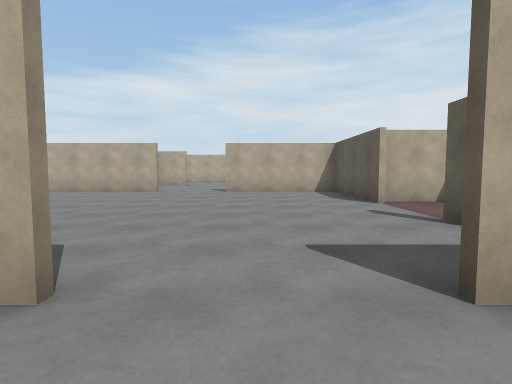
[1] (above)

17 first-person views from a walk through a 3-D level made in the Unity game engine. The camera is 1.3 m above the floor, tilts 4° down and sees 80° across. The floor is counted in squares, 2 m on a side. Each view is taken from the middle of a square. On the plan, view 1 faces up. The plan holds only what a view shows up to about 10 squares ahead; the rest is blank. The place goes on beyond the plan. The player character is not drawn.

[2]
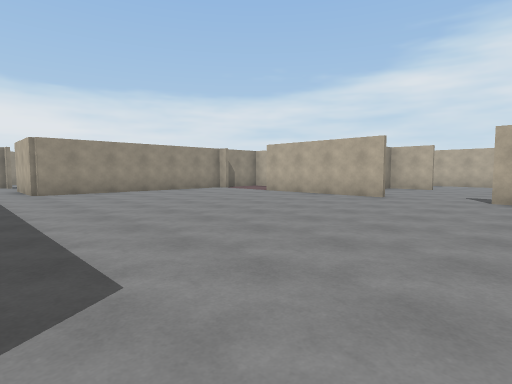

[3]
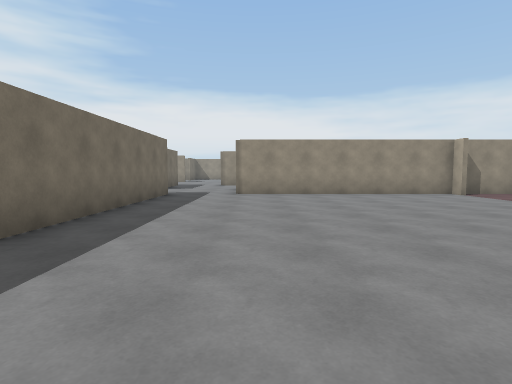

[4]
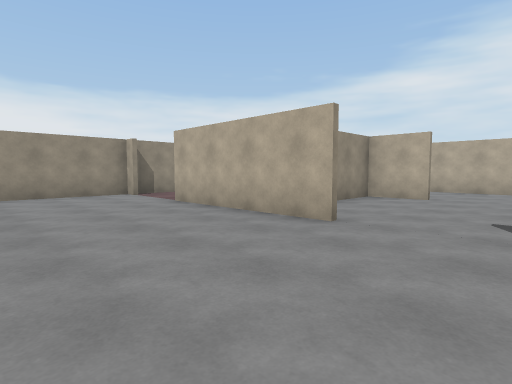

[5]
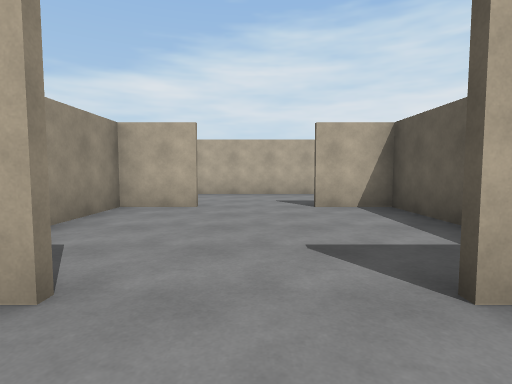

[6]
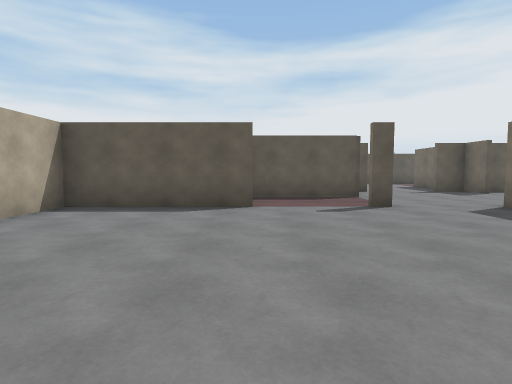

[7]
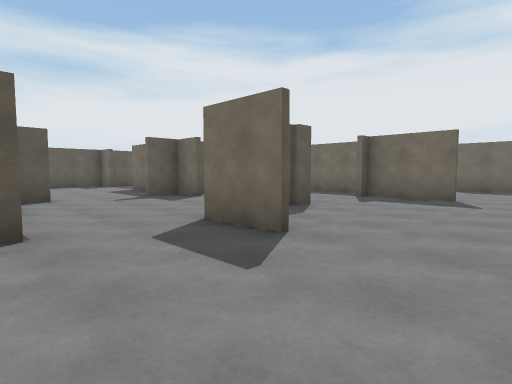

[8]
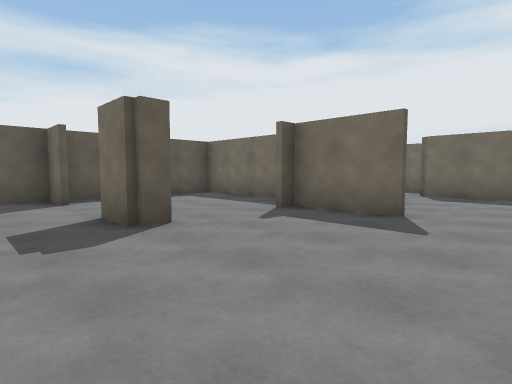

[9]
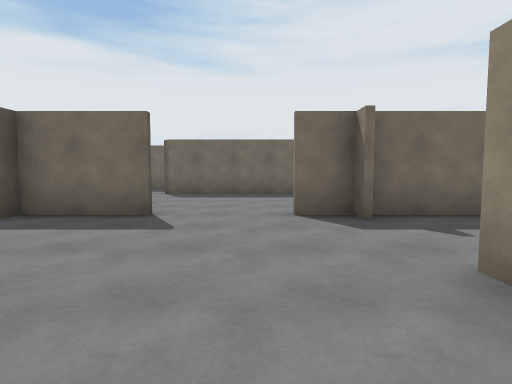

[10]
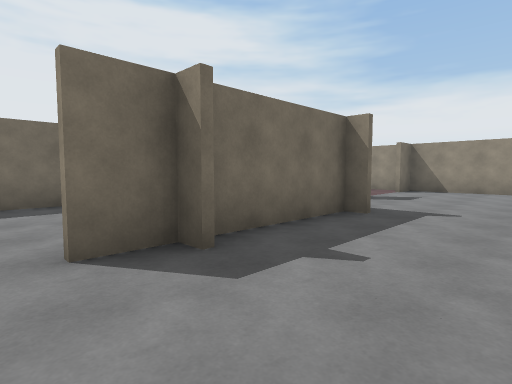

[11]
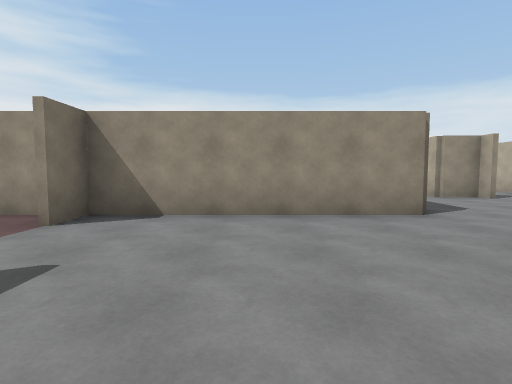

[12]
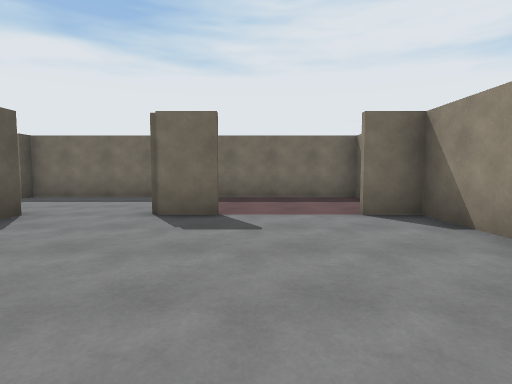

[13]
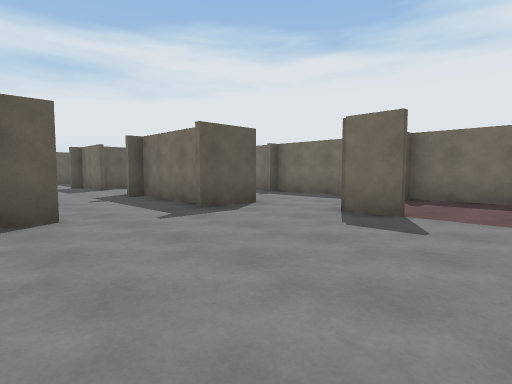

[14]
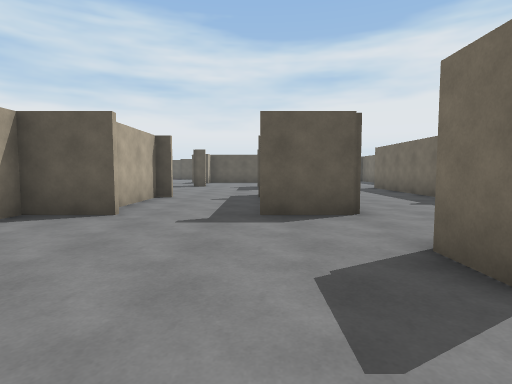

[15]
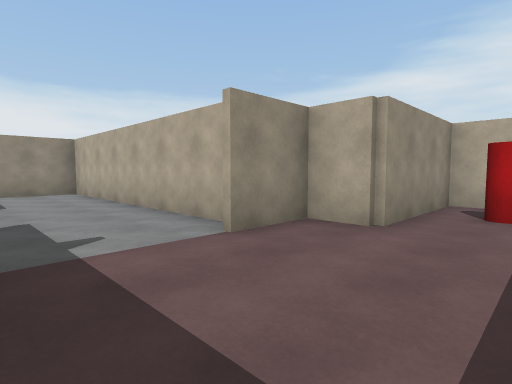

[16]
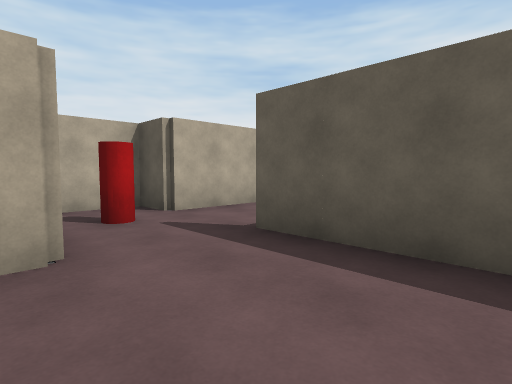

[17]
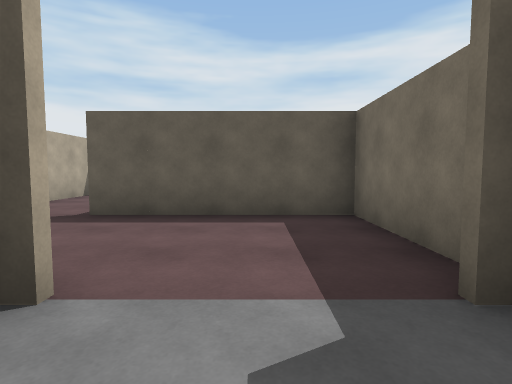

### Floor plan
Points are (right, up) in squares from view 1. A wall is a line through its corners. A room is listed if a view was taken in it or the views show most of it. See-through windows are left out.
Room 1 (views 1, 2, 3, 4, 5, 6, 7, 8, 9, 10, 15, 16, 17)
walls: (-3, 9.4) (-7, 9.4); (2.4, 6) (2.4, 9.4) (-1, 9.4); (0.4, 11.5) (0.4, 13.4) (-1, 13.4); (2.4, 3.5) (2.4, 4); (4, 6.4) (2.6, 6.4); (1, 1.6) (2.5, 1.6); (4.4, 3.4) (4.4, 6.1); (-3, 13.4) (-4.4, 13.4) (-4.4, 11.5); (1, 13.6) (3.4, 13.6) (3.4, 17.5); (-9, 9.4) (-9.4, 9.4) (-9.4, 3.4); (6.4, 2.5) (6.4, 3.1); (-9.4, 11.1) (-9.4, 9.6); (0, 16.4) (-6.4, 16.4) (-6.4, 14.8); (5.5, -0.4) (6.4, -0.4) (6.4, 0.5); (-9.5, 1.6) (-3.9, 1.6); (-2.4, -3) (-2.4, -3.5); (-2.5, -3.4) (-1.5, -3.4); (0.5, -3.4) (2.4, -3.4); (3.2, -4.4) (6.4, -4.4) (6.4, -0.8); (7.1, 19.4) (3.4, 19.4) (3.4, 20.4) (1.6, 20.4) (1.6, 17.4) (0.6, 17.4) (0.6, 16)
ways out: opening at (-2, -1.5) to room 2; opening at (-0.5, -3) to room 2; opening at (-9, 2.5); opening at (6, 1.5)
objects: other object (2, 19)
Room 2 (views 11, 12, 13, 14)
walls: (-5.6, -4.6) (-5.6, -3); (-5.4, -3.4) (-2.5, -3.4); (-5.6, -1) (-5.6, 0.4) (-6, 0.4); (-6.5, -7.4) (-3.6, -7.4) (-3.6, -7); (-2.6, -1) (-2.6, -0.6) (-4.6, -0.6); (-2.5, -7.4) (1.6, -7.4); (-11.4, -5.1) (-11.4, -7.4) (-7.5, -7.4); (-11.4, -0.4) (-11.4, -4.4) (-10.5, -4.4)
ways out: opening at (-2, -1.5) to room 1; opening at (-0.5, -3) to room 1; opening at (-10.5, 0.5); opening at (1.5, -6.5)

Positions as (right, up) in squares from view 1, and headings:
1: (0, 0), facing up
2: (0, 2), facing up-left
3: (-1, 4), facing left
4: (-1, 6), facing up-left
5: (-2, 8), facing up
6: (-3, 6), facing right
7: (-1, 4), facing down-right
8: (-1, 1), facing down-right
9: (-1, 1), facing down
10: (-1, -1), facing down-left
11: (-7, -2), facing left
12: (-9, 0), facing down
13: (-10, 0), facing down-right
14: (-10, -3), facing right
15: (3, 14), facing up-left
16: (1, 15), facing up-right
17: (-1, 15), facing right
